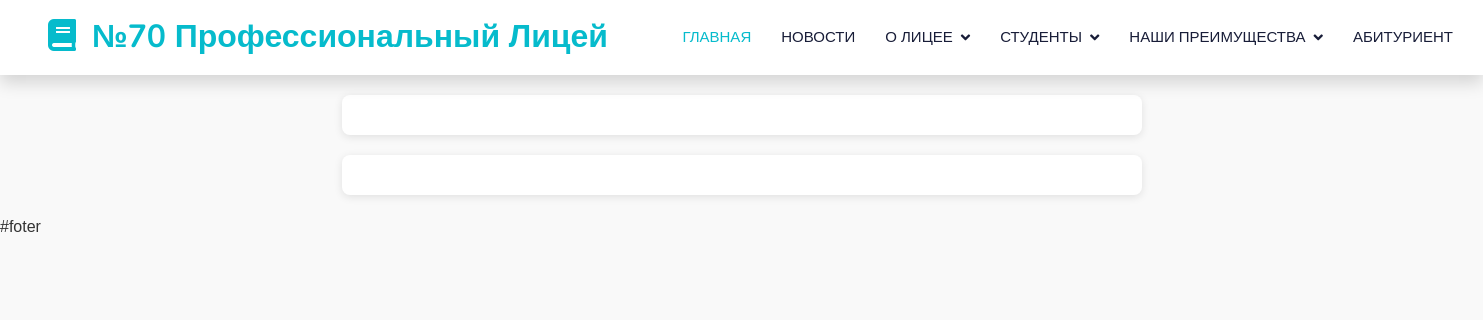
The page /content/about on the database as committed earlier.
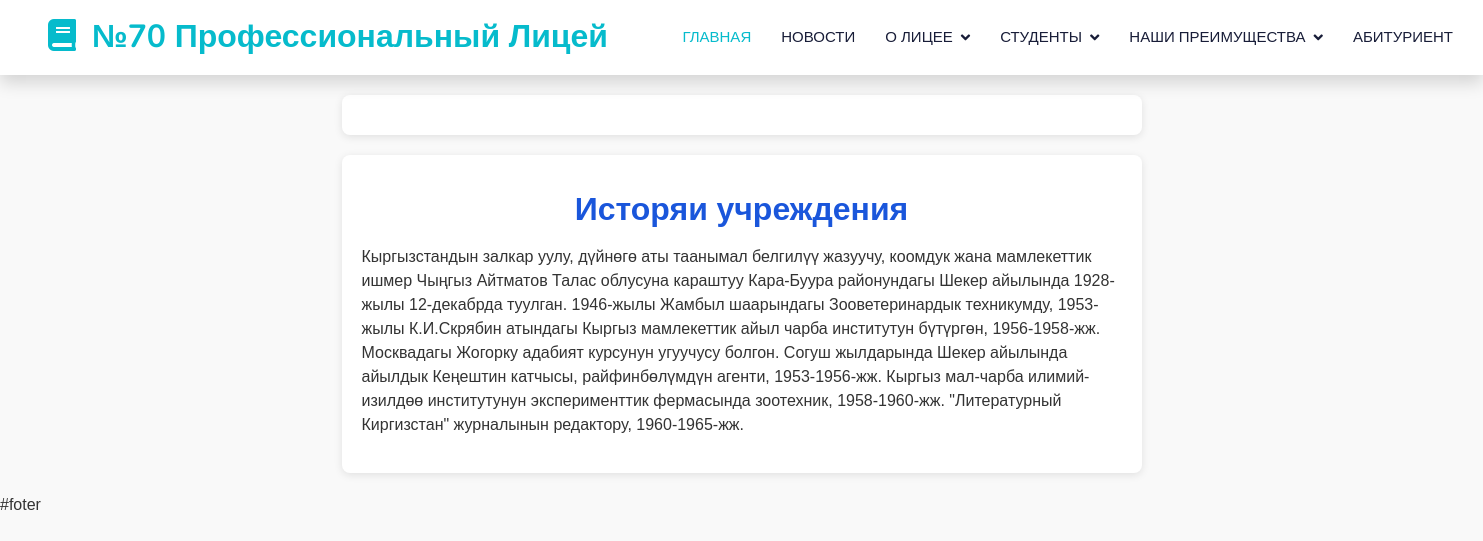
The same page on the database as committed later.
### content/models.py (models this page shows, shortened)
class InstitutionHistory(models.Model):
    title = models.CharField(max_length=200, verbose_name="Заголовок истории")
    description = models.TextField(verbose_name="Описание истории", max_length=2000)
    class Meta:
        verbose_name = "История учреждения"
        verbose_name_plural = "История учреждения"

### content/views.py (the view)
# urls.py: path('about', views.about, name='about'),
def about(request):
        context = {
            'professions': Profession.objects.all(),
            'about': About.objects.all(),
            'histories': InstitutionHistory.objects.all(),
            'achievements': Achievement.objects.all(),
        }
        return render(request, 'content/about.html', context)

### content/templates/content/about.html (shortened to what this page needs)
{% extends 'luceum/base.html' %}
{% load static %}
{% block content %}
     <main>
        <section class="about-hero">
            <div class="container">
            </div>
        </section>
        <section class="history">
            <div class="container">
                  {% for history in histories %}
                <h2 style="text-align: center; margin-top: 1rem ; color: #1a56db;  margin-bottom: 1rem;" >{{ history.title }}</h2>
        <p>{{ history.description }}</p>
         {% endfor %}
            </div>
        </section>
    </main>
    {% endblock %}

Rows that differ between the two databases and show on the page:
added InstitutionHistory: title "Исторяи учреждения", description "Кыргызстандын залкар уулу, дүйнөгө аты таанымал белгилүү жазуучу, коомдук жана мамлекеттик ишмер Чыңгыз Айтматов Талас облусуна караштуу Кара-Буура районундагы Шекер айылында 1928-жылы 12-декабрда туулган. 1946-жылы Жамбыл шаарындагы Зооветеринардык техникумду, 1953-жылы К.И.Скрябин атындагы Кыргыз мамлекеттик айыл чарба институтун бүтүргөн, 1956-1958-жж. Москвадагы Жогорку адабият курсунун угуучусу болгон. Согуш жылдарында Шекер айылында айылдык Кеңештин катчысы, райфинбөлүмдүн агенти, 1953-1956-жж. Кыргыз мал-чарба илимий-изилдөө институтунун эксперименттик фермасында зоотехник, 1958-1960-жж. \"Литературный Киргизстан\" журналынын редактору, 1960-1965-жж."
